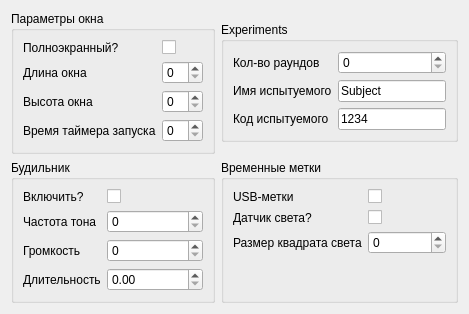
      <widget class="QWidget" name="tab">
       <property name="sizePolicy">
        <sizepolicy hsizetype="Preferred" vsizetype="Preferred">
         <horstretch>0</horstretch>
         <verstretch>0</verstretch>
        </sizepolicy>
       </property>
       <attribute name="title">
        <string>General</string>
       </attribute>
       <layout class="QGridLayout" name="gridLayout_2">
        <property name="sizeConstraint">
         <enum>QLayout::SizeConstraint::SetFixedSize</enum>
        </property>
        <item row="1" column="1">
         <widget class="QGroupBox" name="groupBox_4">
          <property name="sizePolicy">
           <sizepolicy hsizetype="Minimum" vsizetype="Preferred">
            <horstretch>0</horstretch>
            <verstretch>0</verstretch>
           </sizepolicy>
          </property>
          <property name="title">
           <string>Временные метки</string>
          </property>
          <layout class="QFormLayout" name="formLayout_5">
           <item row="0" column="0">
            <widget class="QLabel" name="label_18">
             <property name="text">
              <string>USB-метки</string>
             </property>
            </widget>
           </item>
           <item row="0" column="1">
            <widget class="QCheckBox" name="checkBox_5">
             <property name="text">
              <string/>
             </property>
            </widget>
           </item>
           <item row="1" column="0">
            <widget class="QLabel" name="label_19">
             <property name="text">
              <string>Датчик света?</string>
             </property>
            </widget>
           </item>
           <item row="1" column="1">
            <widget class="QCheckBox" name="checkBox_3">
             <property name="text">
              <string/>
             </property>
            </widget>
           </item>
           <item row="2" column="0">
            <widget class="QLabel" name="label_20">
             <property name="text">
              <string>Размер квадрата света</string>
             </property>
            </widget>
           </item>
           <item row="2" column="1">
            <widget class="QSpinBox" name="spinBox_14"/>
           </item>
          </layout>
         </widget>
        </item>
        <item row="1" column="0">
         <widget class="QGroupBox" name="groupBox_3">
          <property name="sizePolicy">
           <sizepolicy hsizetype="Minimum" vsizetype="Minimum">
            <horstretch>0</horstretch>
            <verstretch>0</verstretch>
           </sizepolicy>
          </property>
          <property name="title">
           <string>Будильник</string>
          </property>
          <layout class="QFormLayout" name="formLayout_4">
           <item row="0" column="0">
            <widget class="QLabel" name="label_14">
             <property name="text">
              <string>Включить?</string>
             </property>
            </widget>
           </item>
           <item row="0" column="1">
            <widget class="QCheckBox" name="checkBox_4">
             <property name="text">
              <string/>
             </property>
            </widget>
           </item>
           <item row="1" column="0">
            <widget class="QLabel" name="label_15">
             <property name="text">
              <string>Частота тона</string>
             </property>
            </widget>
           </item>
           <item row="1" column="1">
            <widget class="QSpinBox" name="spinBox_10"/>
           </item>
           <item row="2" column="0">
            <widget class="QLabel" name="label_16">
             <property name="text">
              <string>Громкость</string>
             </property>
            </widget>
           </item>
           <item row="2" column="1">
            <widget class="QSpinBox" name="spinBox_11"/>
           </item>
           <item row="3" column="0">
            <widget class="QLabel" name="label_17">
             <property name="text">
              <string>Длительность</string>
             </property>
            </widget>
           </item>
           <item row="3" column="1">
            <widget class="QDoubleSpinBox" name="doubleSpinBox_12"/>
           </item>
          </layout>
         </widget>
        </item>
        <item row="0" column="0">
         <widget class="QGroupBox" name="groupBox">
          <property name="sizePolicy">
           <sizepolicy hsizetype="Preferred" vsizetype="Maximum">
            <horstretch>0</horstretch>
            <verstretch>0</verstretch>
           </sizepolicy>
          </property>
          <property name="title">
           <string>Параметры окна</string>
          </property>
          <layout class="QFormLayout" name="formLayout">
           <property name="fieldGrowthPolicy">
            <enum>QFormLayout::FieldGrowthPolicy::ExpandingFieldsGrow</enum>
           </property>
           <property name="rowWrapPolicy">
            <enum>QFormLayout::RowWrapPolicy::DontWrapRows</enum>
           </property>
           <item row="0" column="0">
            <widget class="QLabel" name="label_2">
             <property name="text">
              <string>Полноэкранный?</string>
             </property>
            </widget>
           </item>
           <item row="0" column="1">
            <widget class="QCheckBox" name="checkBox">
             <property name="text">
              <string/>
             </property>
            </widget>
           </item>
           <item row="1" column="0">
            <widget class="QLabel" name="label_3">
             <property name="text">
              <string>Длина окна</string>
             </property>
            </widget>
           </item>
           <item row="1" column="1">
            <widget class="QSpinBox" name="spinBox"/>
           </item>
           <item row="2" column="0">
            <widget class="QLabel" name="label_4">
             <property name="text">
              <string>Высота окна</string>
             </property>
            </widget>
           </item>
           <item row="2" column="1">
            <widget class="QSpinBox" name="spinBox_2"/>
           </item>
           <item row="3" column="0">
            <widget class="QLabel" name="label_5">
             <property name="text">
              <string>Время таймера запуска</string>
             </property>
            </widget>
           </item>
           <item row="3" column="1">
            <widget class="QSpinBox" name="spinBox_3"/>
           </item>
          </layout>
         </widget>
        </item>
        <item row="0" column="1">
         <widget class="QGroupBox" name="groupBox_2">
          <property name="sizePolicy">
           <sizepolicy hsizetype="Minimum" vsizetype="Maximum">
            <horstretch>0</horstretch>
            <verstretch>0</verstretch>
           </sizepolicy>
          </property>
          <property name="title">
           <string>Experiments</string>
          </property>
          <layout class="QFormLayout" name="formLayout_3">
           <property name="sizeConstraint">
            <enum>QLayout::SizeConstraint::SetFixedSize</enum>
           </property>
           <property name="leftMargin">
            <number>9</number>
           </property>
           <item row="0" column="0">
            <widget class="QLabel" name="label_10">
             <property name="text">
              <string>Кол-во раундов</string>
             </property>
            </widget>
           </item>
           <item row="0" column="1">
            <widget class="QSpinBox" name="spinBox_7"/>
           </item>
           <item row="1" column="0">
            <widget class="QLabel" name="label_11">
             <property name="text">
              <string>Имя испытуемого</string>
             </property>
            </widget>
           </item>
           <item row="2" column="0">
            <widget class="QLabel" name="label_12">
             <property name="text">
              <string>Код испытуемого</string>
             </property>
            </widget>
           </item>
           <item row="1" column="1">
            <widget class="QLineEdit" name="lineEdit">
             <property name="text">
              <string>Subject</string>
             </property>
            </widget>
           </item>
           <item row="2" column="1">
            <widget class="QLineEdit" name="lineEdit_2">
             <property name="text">
              <string>1234</string>
             </property>
            </widget>
           </item>
          </layout>
         </widget>
        </item>
       </layout>
      </widget>
